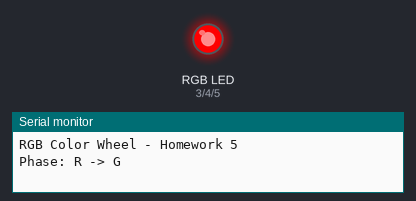
A program run on a simulated ESP32-C3. Shown: an RGB LED mixed from three pins (HIGH = lit), the last lines printed to the serial monitor. Dim RGB values are drawn brighter than linear.

Above: at 0.4 s.
At 1.05 s:
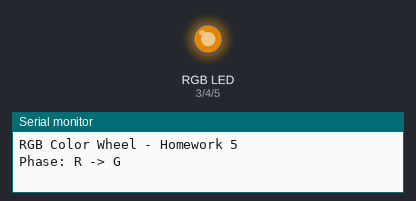
At 1.7 s:
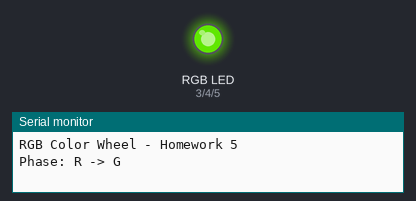
At 3.05 s:
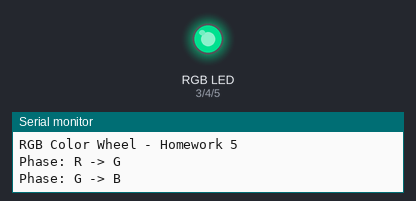
At 4.35 s:
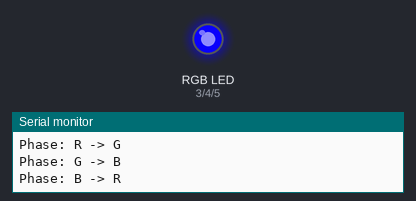
At 5.7 s:
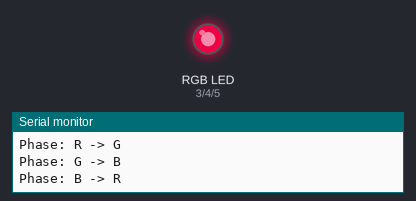
Timing chart, 0 to 8.0 s (numbered marks = the images above):
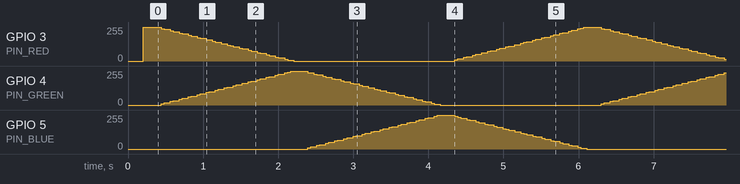

The program:

main.cpp
```cpp
#include <Arduino.h>
#include <stdint.h>

/*
 * Lesson 5 - HOMEWORK5
 * RGB Color Wheel using PWM (LEDC old API)
 *
 * Target behavior:
 *   Smooth color wheel:
 *     Red -> Green -> Blue -> Red (continuous loop)
 *   Total cycle time: about 3..6 seconds (here ~5.8s)
 *   Print current phase on Serial
 *
 * Hardware (ESP32-C3):
 *   - RGB LED common cathode (common pin -> GND)
 *   - R -> GPIO3 (with 220R)
 *   - G -> GPIO4 (with 220R)
 *   - B -> GPIO5 (with 220R)
 *
 * Notes:
 *   - We use 8-bit PWM (0..255)
 *   - HOLD_MS is used to keep pure colors visible for human eye
 */

// ============================================================
// Pin Definitions (HOMEWORK5)
// ============================================================
#define PIN_RED     3
#define PIN_GREEN   4
#define PIN_BLUE    5

// ============================================================
// LEDC Channels (old API)
// ============================================================
#define CH_RED      0
#define CH_GREEN    1
#define CH_BLUE     2

// ============================================================
// PWM Configuration
// ============================================================
#define PWM_FREQ    5000    // 5 kHz
#define PWM_RES     8       // 8-bit resolution: duty 0..255
#define PWM_MAX     255

// ============================================================
// Timing
// Cycle time ≈ 3 phases * 256 steps * STEP_DELAY_MS + 3 * HOLD_MS
// STEP_DELAY_MS=7 and HOLD_MS=150 => about 5.8 seconds total
// ============================================================
#define STEP_DELAY_MS  7
#define HOLD_MS        150

// ============================================================
// BONUS: phase table (embedded pattern)
// Each phase crossfades between two channels:
//   - one channel goes down (255 -> 0)
//   - the other channel goes up   (0 -> 255)
// ============================================================
typedef struct {
    uint8_t ch_down;
    uint8_t ch_up;
    const char *name;    // printed on Serial
} phase_t;

static const phase_t PHASES[] = {
    { CH_RED,   CH_GREEN, "Phase: R -> G" },
    { CH_GREEN, CH_BLUE,  "Phase: G -> B" },
    { CH_BLUE,  CH_RED,   "Phase: B -> R" },
};

// Write only two active channels (third one forced to 0)
static void setOnlyTwoChannels(uint8_t ch1, uint8_t v1, uint8_t ch2, uint8_t v2)
{
    ledcWrite(CH_RED,   0);
    ledcWrite(CH_GREEN, 0);
    ledcWrite(CH_BLUE,  0);

    ledcWrite(ch1, v1);
    ledcWrite(ch2, v2);
}

void setup()
{
    Serial.begin(115200);
    delay(200);
    Serial.println("RGB Color Wheel - Homework 5");

    // Old LEDC API: configure channels
    ledcSetup(CH_RED,   PWM_FREQ, PWM_RES);
    ledcSetup(CH_GREEN, PWM_FREQ, PWM_RES);
    ledcSetup(CH_BLUE,  PWM_FREQ, PWM_RES);

    // Old LEDC API: attach pins to channels
    ledcAttachPin(PIN_RED,   CH_RED);
    ledcAttachPin(PIN_GREEN, CH_GREEN);
    ledcAttachPin(PIN_BLUE,  CH_BLUE);

    // Start from pure Red
    setOnlyTwoChannels(CH_RED, PWM_MAX, CH_GREEN, 0);
    delay(HOLD_MS);
}

void loop()
{
    // Repeat forever through all phases
    for (size_t p = 0; p < (sizeof(PHASES) / sizeof(PHASES[0])); ++p)
    {
        Serial.println(PHASES[p].name);

        // 256 steps linear interpolation
        for (uint16_t t = 0; t <= PWM_MAX; ++t)
        {
            uint8_t down = (uint8_t)(PWM_MAX - t); // 255 -> 0
            uint8_t up   = (uint8_t)t;             // 0 -> 255

            setOnlyTwoChannels(PHASES[p].ch_down, down,
                               PHASES[p].ch_up,   up);

            delay(STEP_DELAY_MS);

            // Hold the pure target color at the end of each phase
            if (t == PWM_MAX) {
                delay(HOLD_MS);
            }
        }
    }
}
```
